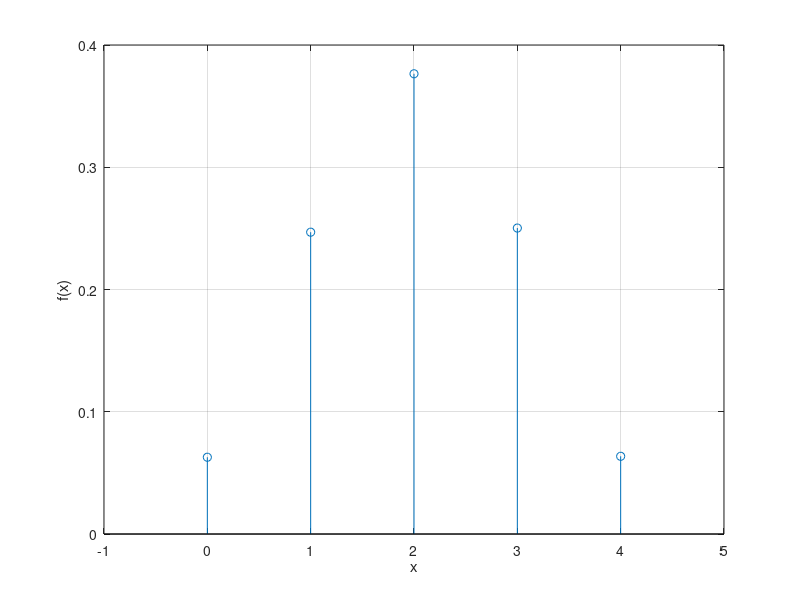
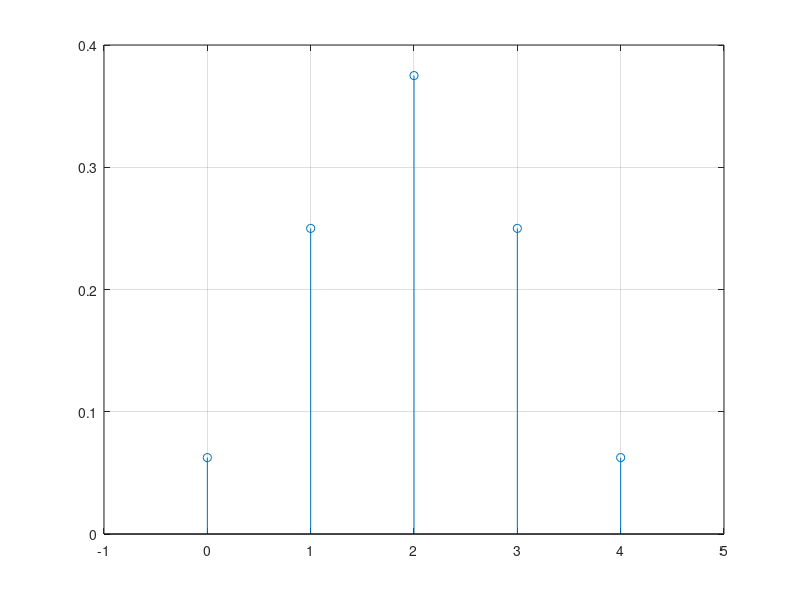

Here is the MATLAB script that generated these plots, in order:
%alinea a - funçao massa de probabilidade
%e={0,1,2,3,4}
%4 lançamentos, X - numero de coroas

N=1e5;
exp = rand(4,N)>=0.5;
%ou exp = randi([0 1],4,N);

num = sum(exp);         %num de coroas
x = 0:4;
fx=zeros(1,5);
for i=x
   %num==i ----> vetor em que num de coroas = i
   fx(i+1) = sum(num==i)/N;
end

stem(x,fx)
grid on
axis([-1 5 0 0.4]);
xlabel('x');
ylabel('f(x)');

%alinea b
%valor esperado(media), variancia, desvio padrao

vEsperado = sum(fx.*x)    %fx.*x -- multiplicaçao elemento a elemento

%var = E(x^2)-media^2
% . - cada elemento
var = sum(fx.*(x.^2)) - vEsperado^2

desvioPadrao = sqrt(var)
%ou desvio = var^0.5

%alinea c e d

x = 0:4;
fx=zeros(1,5);
for i=x
    %fx(i+1)=nchoosek(4,i)*0.5^(4-i)*0.5^(i);
    fx(i+1)=nchoosek(4,i)*0.5^4;
end

figure(2)
stem(x,fx)
grid on
axis([-1 5 0 0.4]);

%alinea e

vEsperado = sum(fx.*x)
var = sum(fx.*(x.^2)) - vEsperado^2

%alinea f

fprintf('Probabilidade de obter pelo menos 2 coroas = %f\n',sum(fx(3:5)));
fprintf('Probabilidade de obter ate 1 coroa = %f\n',sum(fx(1:2)));
fprintf('Probabilidade de obter entre 1 e 3 coroas = %f\n',sum(fx(2:4)));







